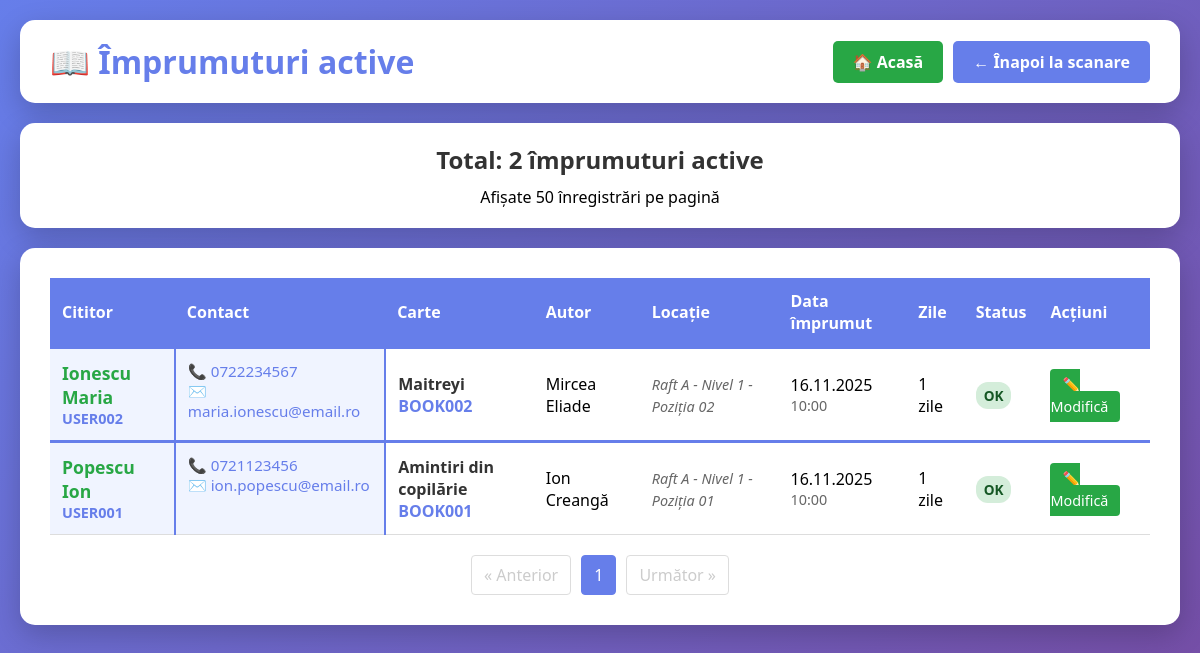
The page /imprumuturi.php on the database its author committed.
### tables this page shows
CREATE TABLE IF NOT EXISTS imprumuturi (
    id INT AUTO_INCREMENT PRIMARY KEY,
    cod_cititor VARCHAR(50) NOT NULL,
    cod_carte VARCHAR(50) NOT NULL,
    data_imprumut TIMESTAMP DEFAULT CURRENT_TIMESTAMP,
    data_returnare TIMESTAMP NULL,
    status ENUM('activ', 'returnat') DEFAULT 'activ',
    FOREIGN KEY (cod_cititor) REFERENCES cititori(cod_bare),
    FOREIGN KEY (cod_carte) REFERENCES carti(cod_bare),
    INDEX idx_status (status),
    INDEX idx_cititor (cod_cititor)
);

CREATE TABLE IF NOT EXISTS cititori (
    id INT AUTO_INCREMENT PRIMARY KEY,
    cod_bare VARCHAR(50) UNIQUE NOT NULL,
    nume VARCHAR(100) NOT NULL,
    prenume VARCHAR(100) NOT NULL,
    telefon VARCHAR(20),
    email VARCHAR(100),
    data_inregistrare TIMESTAMP DEFAULT CURRENT_TIMESTAMP,
    INDEX idx_cod_bare (cod_bare)
);

CREATE TABLE IF NOT EXISTS carti (
    id INT AUTO_INCREMENT PRIMARY KEY,
    cod_bare VARCHAR(50) UNIQUE NOT NULL,
    titlu VARCHAR(255) NOT NULL,
    autor VARCHAR(255),
    isbn VARCHAR(20),
    cota VARCHAR(50),
    raft VARCHAR(10),
    nivel VARCHAR(10),
    pozitie VARCHAR(10),
    locatie_completa VARCHAR(100) GENERATED ALWAYS AS (CONCAT('Raft ', raft, ' - Nivel ', nivel, ' - Poziția ', pozitie)) STORED,
    sectiune VARCHAR(50),
    observatii_locatie TEXT,
    data_adaugare TIMESTAMP DEFAULT CURRENT_TIMESTAMP,
    INDEX idx_cod_bare (cod_bare),
    INDEX idx_locatie (raft, nivel, pozitie),
    INDEX idx_cota (cota)
);

### imprumuturi.php (the view, shortened to what this page needs)
<?php
require_once 'config.php';
$records_per_page = 50;
$page = isset($_GET['page']) ? (int)$_GET['page'] : 1;
$page = max(1, $page);
$offset = ($page - 1) * $records_per_page;
$total_records = $pdo->query("SELECT COUNT(*) FROM imprumuturi WHERE status = 'activ'")->fetchColumn();
$total_pages = ceil($total_records / $records_per_page);
$stmt = $pdo->prepare("
    SELECT
        i.id,
        i.cod_cititor,
        i.cod_carte,
        i.data_imprumut,
        c.titlu,
        c.autor,
        c.locatie_completa,
        cit.nume,
        cit.prenume,
        cit.telefon,
        cit.email,
        DATEDIFF(NOW(), i.data_imprumut) as zile_imprumut
    FROM imprumuturi i
    JOIN carti c ON i.cod_carte = c.cod_bare
    JOIN cititori cit ON i.cod_cititor = cit.cod_bare
    WHERE i.status = 'activ'
    ORDER BY cit.nume, cit.prenume, i.data_imprumut DESC
    LIMIT ? OFFSET ?
");
$stmt->bindValue(1, $records_per_page, PDO::PARAM_INT);
$stmt->bindValue(2, $offset, PDO::PARAM_INT);
$stmt->execute();
$imprumuturi = $stmt->fetchAll();
$imprumuturi_grupate = [];
foreach ($imprumuturi as $imp) {
    $cod_cititor = $imp['cod_cititor'];
    if (!isset($imprumuturi_grupate[$cod_cititor])) {
        $imprumuturi_grupate[$cod_cititor] = [
            'cititor' => [
                'cod_bare' => $imp['cod_cititor'],
                'nume' => $imp['nume'],
                'prenume' => $imp['prenume'],
                'telefon' => $imp['telefon'],
                'email' => $imp['email']
            ],
            'carti' => []
        ];
    }
    $imprumuturi_grupate[$cod_cititor]['carti'][] = $imp;
}
$prev_page = $page > 1 ? $page - 1 : null;
$next_page = $page < $total_pages ? $page + 1 : null;
function generatePaginationLink($page_num, $current_page) {
    $active_class = ($page_num == $current_page) ? 'active' : '';
    return "<a href=\"?page=$page_num\" class=\"$active_class\">$page_num</a>";
}
?>
<!DOCTYPE html>
<html lang="ro">
<head>
</head>
<body>
    <div class="container">
        <div class="header">
            <h1>📖 Împrumuturi active</h1>
            <div class="header-buttons">
                <a href="index.php" class="home-btn">🏠 Acasă</a>
                <a href="index.php" class="back-btn">← Înapoi la scanare</a>
            </div>
        </div>
        <div class="stats">
            <h2>Total: <?php echo number_format($total_records); ?> împrumuturi active</h2>
            <p>Afișate <?php echo $records_per_page; ?> înregistrări pe pagină</p>
        </div>
        <div class="content">
            <?php if (count($imprumuturi_grupate) > 0): ?>
                <table>
                    <thead>
                        <tr>
                            <th>Cititor</th>
                            <th>Contact</th>
                            <th>Carte</th>
                            <th>Autor</th>
                            <th>Locație</th>
                            <th>Data împrumut</th>
                            <th>Zile</th>
                            <th>Status</th>
                            <th>Acțiuni</th>
                        </tr>
                    </thead>
                    <tbody>
                        <?php foreach ($imprumuturi_grupate as $cod_cititor => $data): ?>
                            <?php $cititor = $data['cititor']; ?>
                            <?php $carti = $data['carti']; ?>
                            <?php $nr_carti = count($carti); ?>
                            <?php foreach ($carti as $index => $carte): ?>
                                <tr class="<?php echo $index === 0 ? 'cititor-group' : ''; ?>">
                                    <?php if ($index === 0): ?>
                                        <td class="cititor-info" rowspan="<?php echo $nr_carti; ?>">
                                            <div class="reader-name">
                                                <?php echo htmlspecialchars($cititor['nume'] . ' ' . $cititor['prenume']); ?>
                                            </div>
                                            <div class="reader-code"><?php echo htmlspecialchars($cititor['cod_bare']); ?></div>
                                        </td>
                                        <td class="cititor-info contact-info" rowspan="<?php echo $nr_carti; ?>">
                                            <?php if ($cititor['telefon']): ?>
                                                <a href="tel:<?php echo htmlspecialchars($cititor['telefon']); ?>">
                                                    📞 <?php echo htmlspecialchars($cititor['telefon']); ?>
                                                </a><br>
                                            <?php endif; ?>
                                            <?php if ($cititor['email']): ?>
                                                <a href="mailto:<?php echo htmlspecialchars($cititor['email']); ?>">
                                                    ✉️ <?php echo htmlspecialchars($cititor['email']); ?>
                                                </a>
                                            <?php endif; ?>
                                        </td>
                                    <?php endif; ?>
                                    <td class="carte-row">
                                        <div class="book-title"><?php echo htmlspecialchars($carte['titlu']); ?></div>
                                        <div class="book-code"><?php echo htmlspecialchars($carte['cod_carte']); ?></div>
                                    </td>
                                    <td class="carte-row"><?php echo htmlspecialchars($carte['autor'] ?: '-'); ?></td>
                                    <td class="carte-row">
                                        <?php if ($carte['locatie_completa']): ?>
                                            <span class="location-info"><?php echo htmlspecialchars($carte['locatie_completa']); ?></span>
                                        <?php else: ?>
                                            -
                                        <?php endif; ?>
                                    </td>
                                    <td class="carte-row">
                                        <div><?php echo date('d.m.Y', strtotime($carte['data_imprumut'])); ?></div>
                                        <div class="loan-date"><?php echo date('H:i', strtotime($carte['data_imprumut'])); ?></div>
                                    </td>
                                    <td class="carte-row"><?php echo $carte['zile_imprumut']; ?> zile</td>
                                    <td class="carte-row">
                                        <?php
                                        if ($carte['zile_imprumut'] > 30) {
                                            echo '<span class="badge badge-danger">Întârziere!</span>';
                                        } elseif ($carte['zile_imprumut'] > 14) {
                                            echo '<span class="badge badge-warning">Atenție</span>';
                                        } else {
                                            echo '<span class="badge badge-success">OK</span>';
                                        }
                                        ?>
                                    </td>
                                    <td class="carte-row">
                                        <a href="editare_imprumut.php?id=<?php echo $carte['id']; ?>" class="action-btn">✏️ Modifică</a>
                                    </td>
                                </tr>
                            <?php endforeach; ?>
                        <?php endforeach; ?>
                    </tbody>
                </table>
                <div class="pagination">
                    <?php if ($prev_page): ?>
                        <a href="?page=<?php echo $prev_page; ?>">&laquo; Anterior</a>
                    <?php else: ?>
                        <span class="disabled">&laquo; Anterior</span>
                    <?php endif; ?>
                    <?php
                    $start_page = max(1, $page - 2);
                    $end_page = min($total_pages, $page + 2);
                    for ($i = $start_page; $i <= $end_page; $i++) {
                        echo generatePaginationLink($i, $page);
                    }
                    ?>
                    <?php if ($next_page): ?>
                        <a href="?page=<?php echo $next_page; ?>">Următor &raquo;</a>
                    <?php else: ?>
                        <span class="disabled">Următor &raquo;</span>
                    <?php endif; ?>
                </div>
            <?php else: ?>
                <div class="no-data">🔭 Nu există împrumuturi active</div>
            <?php endif; ?>
        </div>
    </div>
</body>
</html>

### imprumuturi.php (style rules this page uses)
* { margin: 0; padding: 0; box-sizing: border-box; }
body { font-family: 'Segoe UI', Tahoma, Geneva, Verdana, sans-serif; background: linear-gradient(135deg, #667eea 0%, #764ba2 100%); min-height: 100vh; padding: 20px; }
.container { max-width: 1400px; margin: 0 auto; }
.header { background: white; border-radius: 15px; padding: 20px 30px; margin-bottom: 20px; box-shadow: 0 10px 30px rgba(0,0,0,0.2); display: flex; justify-content: space-between; align-items: center; }
.header h1 { color: #667eea; font-size: 2em; }
.header-buttons { display: flex; gap: 10px; }
.home-btn, .back-btn { padding: 10px 20px; color: white; text-decoration: none; border-radius: 5px; transition: background 0.3s; font-weight: 600; }
.home-btn { background: #28a745; }
.back-btn { background: #667eea; }
.stats { background: white; border-radius: 15px; padding: 20px; margin-bottom: 20px; box-shadow: 0 10px 30px rgba(0,0,0,0.2); text-align: center; }
.stats h2 { color: #333; margin-bottom: 10px; }
.content { background: white; border-radius: 15px; padding: 30px; box-shadow: 0 10px 30px rgba(0,0,0,0.2); }
table { width: 100%; border-collapse: collapse; margin-bottom: 20px; }
th, td { padding: 12px; text-align: left; border-bottom: 1px solid #ddd; }
th { background: #667eea; color: white; font-weight: 600; }
.cititor-group { border-top: 3px solid #667eea; }
.cititor-info { vertical-align: top; background: #f0f4ff; border-right: 2px solid #667eea; }
.carte-row { background: white; }
.action-btn { padding: 6px 12px; background: #28a745; color: white; text-decoration: none; border-radius: 4px; font-size: 0.9em; transition: background 0.3s; }
.pagination { display: flex; justify-content: center; align-items: center; gap: 10px; margin-top: 20px; }
.pagination a, .pagination span { padding: 8px 12px; border: 1px solid #ddd; border-radius: 4px; text-decoration: none; color: #667eea; transition: all 0.3s; }
.pagination .active { background: #667eea; color: white; border-color: #667eea; }
.pagination .disabled { color: #ccc; cursor: not-allowed; }
.book-code { font-weight: bold; color: #667eea; }
.book-title { font-weight: 600; color: #333; }
.reader-name { font-weight: 600; color: #28a745; font-size: 1.1em; }
.reader-code { color: #667eea; font-size: 0.9em; font-weight: 600; }
.location-info { font-size: 0.9em; color: #666; font-style: italic; }
.contact-info { color: #666; font-size: 0.95em; }
.contact-info a { color: #667eea; text-decoration: none; }
.badge { padding: 4px 8px; border-radius: 12px; font-size: 0.85em; font-weight: 600; }
.badge-success { background: #d4edda; color: #155724; }
.loan-date { color: #666; font-size: 0.9em; }

### rows shown on the page
imprumuturi: cititori.nume+prenume "Ionescu Maria", cod_cititor "USER002", cititori.telefon "0722234567", cititori.email "maria.ionescu@email.ro", carti.titlu "Maitreyi", cod_carte "BOOK002", carti.autor "Mircea Eliade", carti.locatie_completa "Raft A - Nivel 1 - Poziția 02", data_imprumut "16.11.2025", data_imprumut "10:00", zile_imprumut "1"
imprumuturi: cititori.nume+prenume "Popescu Ion", cod_cititor "USER001", cititori.telefon "0721123456", cititori.email "ion.popescu@email.ro", carti.titlu "Amintiri din copilărie", cod_carte "BOOK001", carti.autor "Ion Creangă", carti.locatie_completa "Raft A - Nivel 1 - Poziția 01", data_imprumut "16.11.2025", data_imprumut "10:00", zile_imprumut "1"

### other values the page prints
$total_records "2"
$records_per_page "50"
